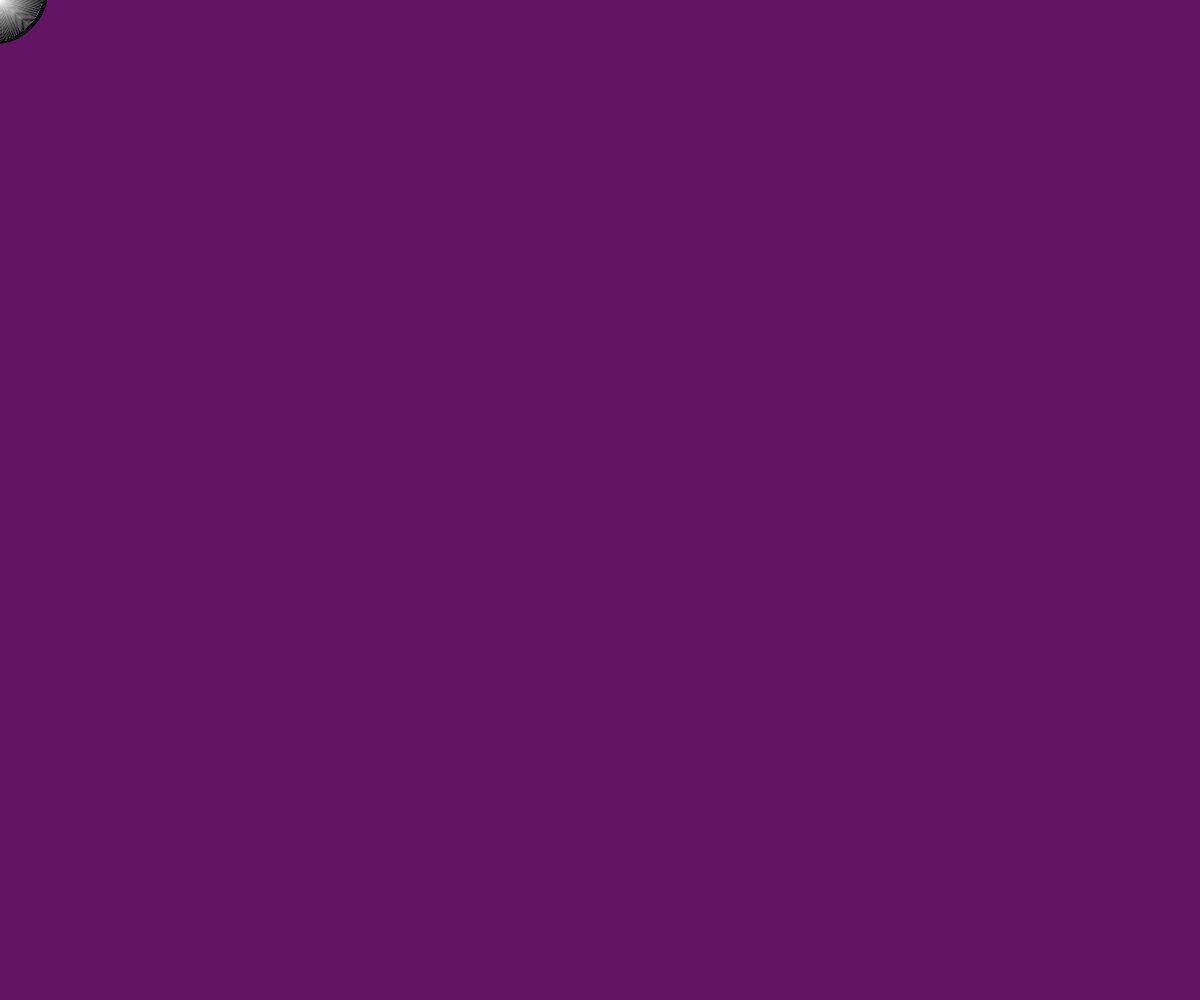
Frame 1 (no input)
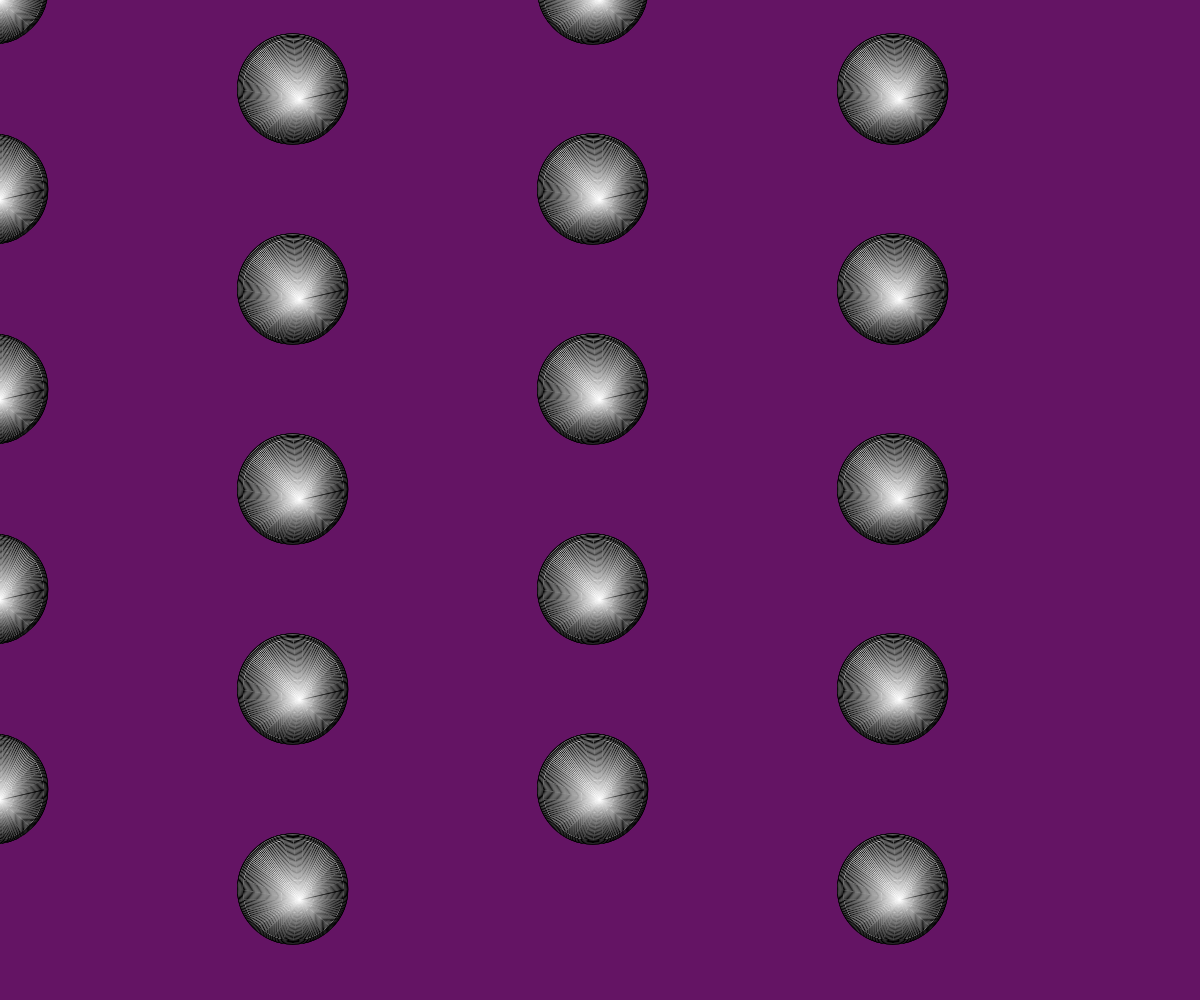
Frame 60 (no input)
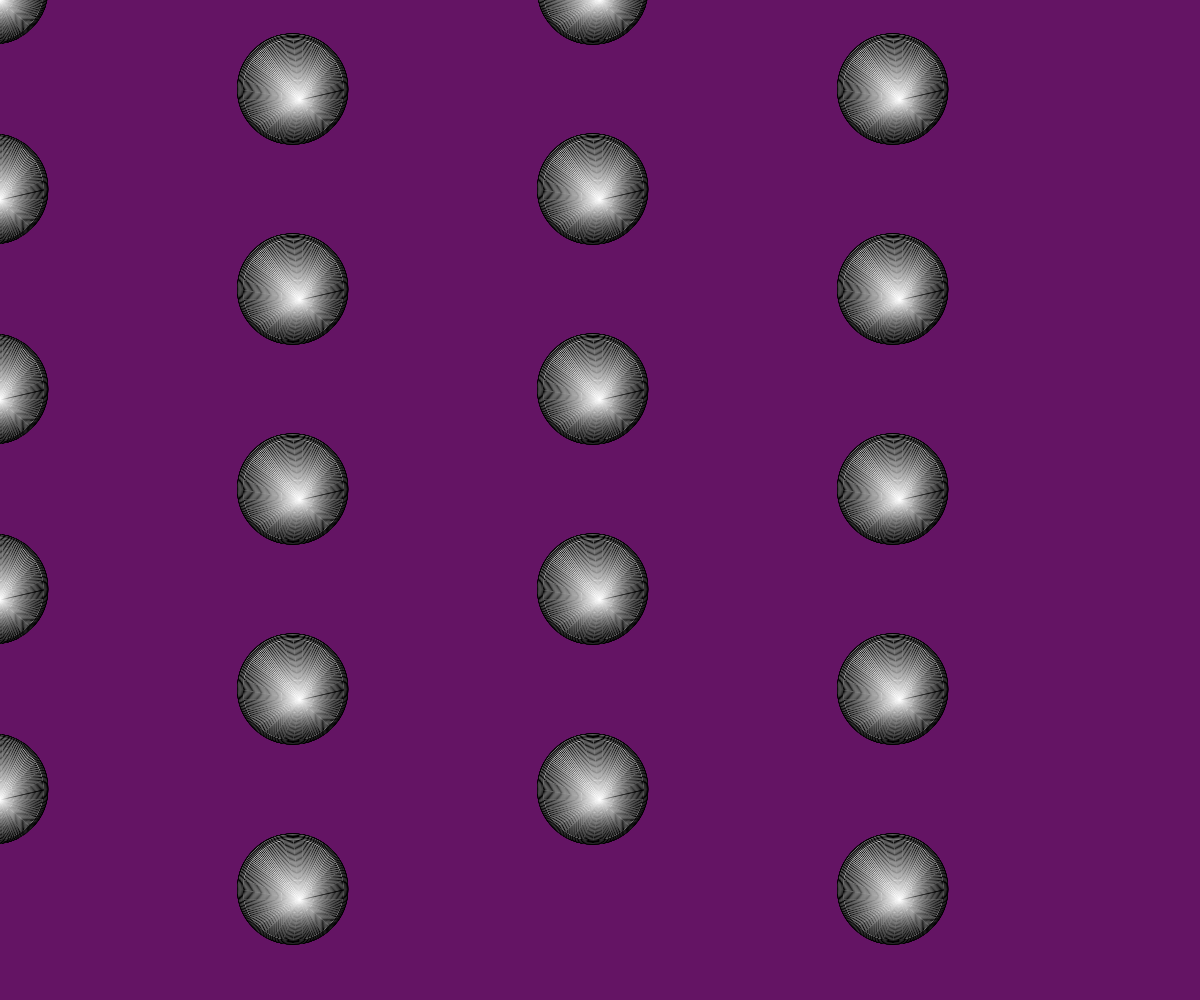
Frame 120 (the mouse pressed at the canvas centre since frame 60)

The p5.js sketch that drew these frames (run headless with seeded random() and noise() and a simulated clock; from frame 60 on, the mouse is pressed at the canvas centre):

// p5.js sketch
// ── sketch.js
var pos_x = 0;
var pos_y = 0;
var spd = 300;

function setup() {
    createCanvas(innerWidth, innerHeight);
    background(100, 20, 100);
}

function draw() {
    // background(200, 155 + random(100), random(50) + 205, 4);
    // background(100);

    for (var i = 110; i > 0; i = i - 2) {
        strokeWeight(i / 100);
        ellipse(pos_x - i / 15, pos_y - i / 10, i, i);
    }

    pos_x = (pos_x + spd) % innerWidth;
    pos_y = (pos_y + spd) % innerHeight;
}
